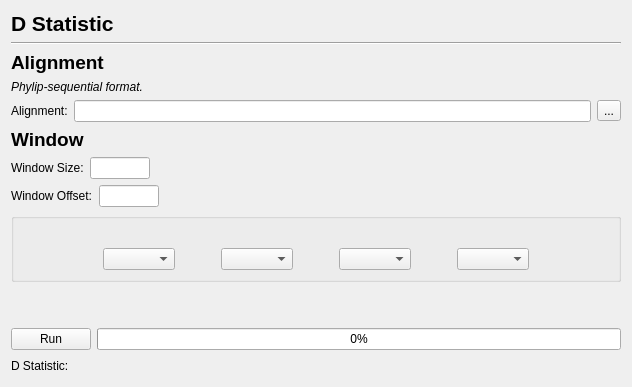
        <widget class="QWidget" name="dStatisticPage">
         <property name="enabled">
          <bool>true</bool>
         </property>
         <layout class="QVBoxLayout" name="verticalLayout_14">
          <item>
           <widget class="QLabel" name="label_16">
            <property name="font">
             <font>
              <pointsize>16</pointsize>
              <weight>75</weight>
              <bold>true</bold>
             </font>
            </property>
            <property name="text">
             <string>D Statistic</string>
            </property>
           </widget>
          </item>
          <item>
           <widget class="Line" name="line_3">
            <property name="orientation">
             <enum>Qt::Horizontal</enum>
            </property>
           </widget>
          </item>
          <item>
           <widget class="QLabel" name="label_3">
            <property name="font">
             <font>
              <pointsize>14</pointsize>
              <weight>75</weight>
              <bold>true</bold>
             </font>
            </property>
            <property name="text">
             <string>Alignment</string>
            </property>
           </widget>
          </item>
          <item>
           <widget class="QLabel" name="label_8">
            <property name="font">
             <font>
              <italic>true</italic>
             </font>
            </property>
            <property name="text">
             <string>Phylip-sequential format.</string>
            </property>
           </widget>
          </item>
          <item>
           <layout class="QHBoxLayout" name="horizontalLayout_3">
            <item>
             <widget class="QLabel" name="dAlignmentLabel">
              <property name="text">
               <string>Alignment:</string>
              </property>
             </widget>
            </item>
            <item>
             <widget class="QLineEdit" name="dAlignmentEntry">
              <property name="enabled">
               <bool>true</bool>
              </property>
              <property name="focusPolicy">
               <enum>Qt::NoFocus</enum>
              </property>
              <property name="text">
               <string/>
              </property>
              <property name="readOnly">
               <bool>true</bool>
              </property>
             </widget>
            </item>
            <item>
             <widget class="QToolButton" name="dAlignmentBtn">
              <property name="text">
               <string>...</string>
              </property>
             </widget>
            </item>
           </layout>
          </item>
          <item>
           <widget class="QLabel" name="dWindowLabel">
            <property name="font">
             <font>
              <pointsize>14</pointsize>
              <weight>75</weight>
              <bold>true</bold>
             </font>
            </property>
            <property name="text">
             <string>Window</string>
            </property>
           </widget>
          </item>
          <item>
           <layout class="QHBoxLayout" name="horizontalLayout_24">
            <item>
             <widget class="QLabel" name="dWindowSizeLabel">
              <property name="text">
               <string>Window Size:</string>
              </property>
             </widget>
            </item>
            <item>
             <widget class="QLineEdit" name="dWindowSizeEntry">
              <property name="maximumSize">
               <size>
                <width>60</width>
                <height>16777215</height>
               </size>
              </property>
              <property name="text">
               <string/>
              </property>
             </widget>
            </item>
            <item>
             <spacer name="horizontalSpacer_15">
              <property name="orientation">
               <enum>Qt::Horizontal</enum>
              </property>
              <property name="sizeHint" stdset="0">
               <size>
                <width>40</width>
                <height>20</height>
               </size>
              </property>
             </spacer>
            </item>
           </layout>
          </item>
          <item>
           <layout class="QHBoxLayout" name="horizontalLayout_25">
            <item>
             <widget class="QLabel" name="dWindowOffsetLabel">
              <property name="text">
               <string>Window Offset:</string>
              </property>
             </widget>
            </item>
            <item>
             <widget class="QLineEdit" name="dWindowOffsetEntry">
              <property name="maximumSize">
               <size>
                <width>60</width>
                <height>16777215</height>
               </size>
              </property>
              <property name="text">
               <string/>
              </property>
             </widget>
            </item>
            <item>
             <spacer name="horizontalSpacer_16">
              <property name="orientation">
               <enum>Qt::Horizontal</enum>
              </property>
              <property name="sizeHint" stdset="0">
               <size>
                <width>40</width>
                <height>20</height>
               </size>
              </property>
             </spacer>
            </item>
           </layout>
          </item>
          <item>
           <widget class="QGroupBox" name="groupBox_2">
            <property name="title">
             <string/>
            </property>
            <layout class="QVBoxLayout" name="verticalLayout_15">
             <item>
              <widget class="QLabel" name="imageLabel">
               <property name="text">
                <string/>
               </property>
              </widget>
             </item>
             <item>
              <layout class="QHBoxLayout" name="horizontalLayout_2">
               <item>
                <spacer name="horizontalSpacer">
                 <property name="orientation">
                  <enum>Qt::Horizontal</enum>
                 </property>
                 <property name="sizeHint" stdset="0">
                  <size>
                   <width>40</width>
                   <height>20</height>
                  </size>
                 </property>
                </spacer>
               </item>
               <item>
                <spacer name="horizontalSpacer_4">
                 <property name="orientation">
                  <enum>Qt::Horizontal</enum>
                 </property>
                 <property name="sizeHint" stdset="0">
                  <size>
                   <width>40</width>
                   <height>20</height>
                  </size>
                 </property>
                </spacer>
               </item>
               <item>
                <widget class="QComboBox" name="dTaxonComboBox1">
                 <property name="sizePolicy">
                  <sizepolicy hsizetype="MinimumExpanding" vsizetype="Fixed">
                   <horstretch>0</horstretch>
                   <verstretch>0</verstretch>
                  </sizepolicy>
                 </property>
                 <property name="maximumSize">
                  <size>
                   <width>100</width>
                   <height>16777215</height>
                  </size>
                 </property>
                </widget>
               </item>
               <item>
                <spacer name="horizontalSpacer_3">
                 <property name="orientation">
                  <enum>Qt::Horizontal</enum>
                 </property>
                 <property name="sizeHint" stdset="0">
                  <size>
                   <width>40</width>
                   <height>20</height>
                  </size>
                 </property>
                </spacer>
               </item>
               <item>
                <widget class="QComboBox" name="dTaxonComboBox2">
                 <property name="sizePolicy">
                  <sizepolicy hsizetype="MinimumExpanding" vsizetype="Fixed">
                   <horstretch>0</horstretch>
                   <verstretch>0</verstretch>
                  </sizepolicy>
                 </property>
                 <property name="maximumSize">
                  <size>
                   <width>100</width>
                   <height>16777215</height>
                  </size>
                 </property>
                </widget>
               </item>
               <item>
                <spacer name="horizontalSpacer_9">
                 <property name="orientation">
                  <enum>Qt::Horizontal</enum>
                 </property>
                 <property name="sizeHint" stdset="0">
                  <size>
                   <width>40</width>
                   <height>20</height>
                  </size>
                 </property>
                </spacer>
               </item>
               <item>
                <widget class="QComboBox" name="dTaxonComboBox3">
                 <property name="sizePolicy">
                  <sizepolicy hsizetype="MinimumExpanding" vsizetype="Fixed">
                   <horstretch>0</horstretch>
                   <verstretch>0</verstretch>
                  </sizepolicy>
                 </property>
                 <property name="maximumSize">
                  <size>
                   <width>100</width>
                   <height>16777215</height>
                  </size>
                 </property>
                </widget>
               </item>
               <item>
                <spacer name="horizontalSpacer_10">
                 <property name="orientation">
                  <enum>Qt::Horizontal</enum>
                 </property>
                 <property name="sizeHint" stdset="0">
                  <size>
                   <width>40</width>
                   <height>20</height>
                  </size>
                 </property>
                </spacer>
               </item>
               <item>
                <widget class="QComboBox" name="dTaxonComboBox4">
                 <property name="sizePolicy">
                  <sizepolicy hsizetype="MinimumExpanding" vsizetype="Fixed">
                   <horstretch>0</horstretch>
                   <verstretch>0</verstretch>
                  </sizepolicy>
                 </property>
                 <property name="maximumSize">
                  <size>
                   <width>100</width>
                   <height>16777215</height>
                  </size>
                 </property>
                </widget>
               </item>
               <item>
                <spacer name="horizontalSpacer_8">
                 <property name="orientation">
                  <enum>Qt::Horizontal</enum>
                 </property>
                 <property name="sizeHint" stdset="0">
                  <size>
                   <width>40</width>
                   <height>20</height>
                  </size>
                 </property>
                </spacer>
               </item>
               <item>
                <spacer name="horizontalSpacer_2">
                 <property name="orientation">
                  <enum>Qt::Horizontal</enum>
                 </property>
                 <property name="sizeHint" stdset="0">
                  <size>
                   <width>40</width>
                   <height>20</height>
                  </size>
                 </property>
                </spacer>
               </item>
              </layout>
             </item>
            </layout>
           </widget>
          </item>
          <item>
           <spacer name="verticalSpacer_11">
            <property name="orientation">
             <enum>Qt::Vertical</enum>
            </property>
            <property name="sizeHint" stdset="0">
             <size>
              <width>20</width>
              <height>40</height>
             </size>
            </property>
           </spacer>
          </item>
          <item>
           <layout class="QHBoxLayout" name="horizontalLayout_26">
            <item>
             <widget class="QPushButton" name="dRunBtn">
              <property name="minimumSize">
               <size>
                <width>0</width>
                <height>0</height>
               </size>
              </property>
              <property name="text">
               <string>Run</string>
              </property>
             </widget>
            </item>
            <item>
             <widget class="QProgressBar" name="dProgressBar">
              <property name="value">
               <number>0</number>
              </property>
              <property name="invertedAppearance">
               <bool>false</bool>
              </property>
             </widget>
            </item>
           </layout>
          </item>
          <item>
           <layout class="QHBoxLayout" name="horizontalLayout_14">
            <item>
             <widget class="QLabel" name="dStatisticLabel">
              <property name="text">
               <string>D Statistic:</string>
              </property>
             </widget>
            </item>
            <item>
             <widget class="QLabel" name="dStatisticValueLabel">
              <property name="text">
               <string/>
              </property>
              <property name="textInteractionFlags">
               <set>Qt::LinksAccessibleByMouse|Qt::TextSelectableByMouse</set>
              </property>
             </widget>
            </item>
            <item>
             <spacer name="horizontalSpacer_17">
              <property name="orientation">
               <enum>Qt::Horizontal</enum>
              </property>
              <property name="sizeHint" stdset="0">
               <size>
                <width>40</width>
                <height>20</height>
               </size>
              </property>
             </spacer>
            </item>
           </layout>
          </item>
         </layout>
        </widget>
